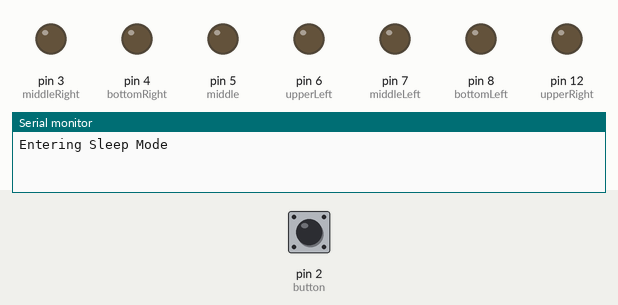
Recording of a sketch running on a simulated Arduino Uno, built with avr-gcc and run on an emulated ATmega328P. Shown: output pins drawn as LEDs (lit = HIGH), the last lines printed to the serial monitor. The inputs (shaded band) are chosen by the test bench; at power-on: pin 2 (button) HIGH. Sleep ends after the set time or at an interrupt; random numbers use the default seed unless the sketch sets one.

Above: at 4.0 s.
4.1 s: pin 2 (button) pulled LOW for 1.35 s
At 6.1 s:
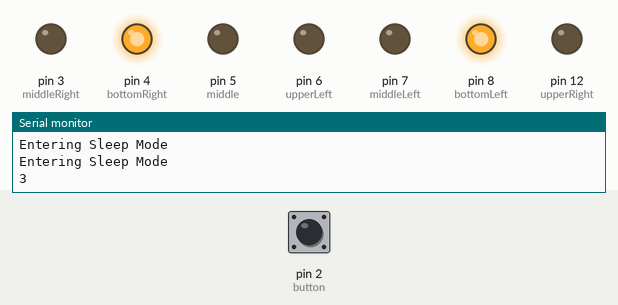
At 6.5 s:
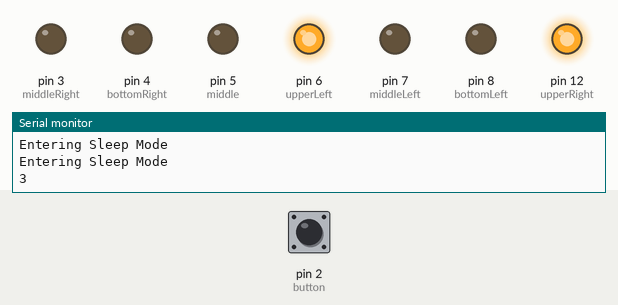
8.7 s: pin 2 (button) pulled LOW for 3.2 s
At 15.4 s:
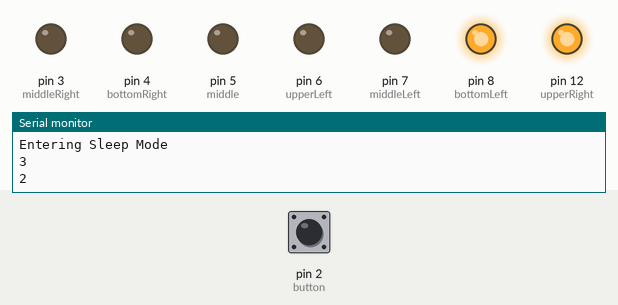
Timing chart, 0 to 18.5 s (numbered marks = the images above; inputs shaded):
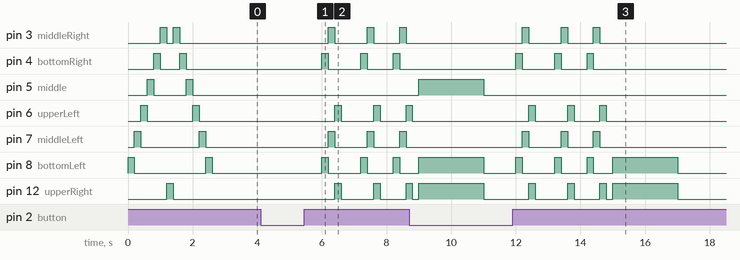

The sketch:

main.ino
```cpp
#include "MyDiceLibrary.h"

// Pin des Tasters
int button = 2;

// LED for dice
int bottomLeft = 8;
int middleLeft = 7;
int upperLeft = 6;
int middle = 5;
int bottomRight = 4;
int middleRight = 3;
int upperRight = 12;

int state = 0;
long randNumber;

volatile bool buttonPressed = false;  // Flag für Tastendruck


bool initialAnimationDone = false;

unsigned long buttonTimer = 0;

void setup() {
  pinMode(bottomLeft, OUTPUT);
  pinMode(middleLeft, OUTPUT);
  pinMode(upperLeft, OUTPUT);
  pinMode(middle, OUTPUT);
  pinMode(bottomRight, OUTPUT);
  pinMode(middleRight, OUTPUT);
  pinMode(upperRight, OUTPUT);

  // Button
  pinMode(button, INPUT_PULLUP);
  attachInterrupt(digitalPinToInterrupt(button),buttonInterrupt, FALLING);  // Interrupt bei fallender Flanke

  Serial.begin(9600);
  randomSeed(analogRead(0));

  MyDiceLibrary::simpleAnimation();

}

void loop() {
  //MyDiceLibrary::setupWatchdog(8);
  if (digitalRead(button) == LOW) {
    //state = 1;
    randNumber = random(1, 7);
    delay(1000);
    Serial.println(randNumber);

    MyDiceLibrary::clear();
    MyDiceLibrary::RollingDiceAnimation();
    MyDiceLibrary::clear();

    if (randNumber == 6) {
      MyDiceLibrary::six();
    } else if (randNumber == 5) {
      MyDiceLibrary::five();
    } else if (randNumber == 4) {
      MyDiceLibrary::four();
    } else if (randNumber == 3) {
      MyDiceLibrary::three();
    } else if (randNumber == 2) {
      MyDiceLibrary::two();
    } else if (randNumber == 1) {
      MyDiceLibrary::one();
    }

    delay(1000);
    delay(1000);
    MyDiceLibrary::clear();
    //state = 0;
    buttonPressed = true;
  } else if (!buttonPressed) {
    delay(1000);
    MyDiceLibrary::enterSleepMode();
    delay(100);
  } else {
    buttonPressed = false;
  }
}

void buttonInterrupt() {
  buttonPressed = true;
}
```

MyDiceLibrary.cpp
```cpp
#include <avr/sleep.h>
#include <avr/power.h>
#include <avr/wdt.h>
#include "Arduino.h"
#include "MyDiceLibrary.h"


int MyDiceLibrary::bottomLeft = 8;
int MyDiceLibrary::middleLeft = 7;
int MyDiceLibrary::upperLeft = 6;
int MyDiceLibrary::middle = 5;
int MyDiceLibrary::bottomRight = 4;
int MyDiceLibrary::middleRight = 3;
int MyDiceLibrary::upperRight = 12;


void MyDiceLibrary::enterSleepMode() {
  Serial.println("Entering Sleep Mode");
  set_sleep_mode(SLEEP_MODE_PWR_DOWN);
  sleep_enable();
  sleep_mode();
  sleep_disable();
}

void MyDiceLibrary::setupWatchdog(int time) {
  cli();  // Deaktiviere Interrupts während der Konfiguration
  wdt_reset();  // Watchdog-Timer zurücksetzen
  MCUSR &= ~(1 << WDRF);  // Watchdog-Reset-Flag löschen
  WDTCSR |= (1 << WDCE) | (1 << WDE);  // Zugriff auf die Watchdog-Einstellungen ermöglichen
  WDTCSR = (1 << WDIE) | getWDTControl(time);  // Interrupt-Modus und konfigurierten Timer
  sei();  // Interrupts aktivieren
}

byte MyDiceLibrary::getWDTControl(int time) {
  byte wdtControl;

  if (time <= 16) {
    wdtControl = (1 << WDIE) | (1 << WDP3) | (1 << WDP0);  // Interrupt-Modus und 16 Sekunden Timer
  } else if (time <= 32) {
    wdtControl = (1 << WDIE) | (1 << WDP3) | (1 << WDP1);  // Interrupt-Modus und 32 Sekunden Timer
  } else if (time <= 64) {
    wdtControl = (1 << WDIE) | (1 << WDP3) | (1 << WDP2);  // Interrupt-Modus und 64 Sekunden Timer
  } else if (time <= 128) {
    wdtControl = (1 << WDIE) | (1 << WDP3) | (1 << WDP2) | (1 << WDP0);  // Interrupt-Modus und 128 Sekunden Timer
  } else {
    // Standard ist 8 Sekunden
    wdtControl = (1 << WDIE) | (1 << WDP3) | (1 << WDP0);  // Interrupt-Modus und 8 Sekunden Timer
  }

  return wdtControl;
}

void MyDiceLibrary::clear() {
  digitalWrite(bottomLeft, LOW);
  digitalWrite(middleLeft, LOW);
  digitalWrite(upperLeft, LOW);
  digitalWrite(middle, LOW);
  digitalWrite(bottomRight, LOW);
  digitalWrite(middleRight, LOW);
  digitalWrite(upperRight, LOW);
}

void MyDiceLibrary::one() {
  digitalWrite(middle, HIGH);
}

void MyDiceLibrary::two() {
  digitalWrite(bottomLeft, HIGH);
  digitalWrite(upperRight, HIGH);
}

void MyDiceLibrary::three() {
  digitalWrite(bottomLeft, HIGH);
  digitalWrite(middle, HIGH);
  digitalWrite(upperRight, HIGH);
}

void MyDiceLibrary::four() {
  digitalWrite(bottomLeft, HIGH);
  digitalWrite(upperLeft, HIGH);
  digitalWrite(bottomRight, HIGH);
  digitalWrite(upperRight, HIGH);
}

void MyDiceLibrary::five() {
  digitalWrite(bottomLeft, HIGH);
  digitalWrite(upperLeft, HIGH);
  digitalWrite(middle, HIGH);
  digitalWrite(bottomRight, HIGH);
  digitalWrite(upperRight, HIGH);
}

void MyDiceLibrary::six() {
  digitalWrite(bottomLeft, HIGH);
  digitalWrite(middleLeft, HIGH);
  digitalWrite(upperLeft, HIGH);
  digitalWrite(bottomRight, HIGH);
  digitalWrite(middleRight, HIGH);
  digitalWrite(upperRight, HIGH);
}

void MyDiceLibrary::simpleAnimation() {
  digitalWrite(bottomLeft, HIGH);
  delay(200);
  digitalWrite(bottomLeft, LOW);

  digitalWrite(middleLeft, HIGH);
  delay(200);
  digitalWrite(middleLeft, LOW);

  digitalWrite(upperLeft, HIGH);
  delay(200);
  digitalWrite(upperLeft, LOW);

  digitalWrite(middle, HIGH);
  delay(200);
  digitalWrite(middle, LOW);

  digitalWrite(bottomRight, HIGH);
  delay(200);
  digitalWrite(bottomRight, LOW);

  digitalWrite(middleRight, HIGH);
  delay(200);
  digitalWrite(middleRight, LOW);

  digitalWrite(upperRight, HIGH);
  delay(200);
  digitalWrite(upperRight, LOW);

  digitalWrite(middleRight, HIGH);
  delay(200);
  digitalWrite(middleRight, LOW);

  digitalWrite(bottomRight, HIGH);
  delay(200);
  digitalWrite(bottomRight, LOW);

  digitalWrite(middle, HIGH);
  delay(200);
  digitalWrite(middle, LOW);

  digitalWrite(upperLeft, HIGH);
  delay(200);
  digitalWrite(upperLeft, LOW);

  digitalWrite(middleLeft, HIGH);
  delay(200);
  digitalWrite(middleLeft, LOW);

  digitalWrite(bottomLeft, HIGH);
  delay(200);
  digitalWrite(bottomLeft, LOW);
  delay(200);
}

void MyDiceLibrary::RollingDiceAnimation() {
  for (int repeat = 0; repeat < 3; ++repeat) {
    digitalWrite(bottomLeft, HIGH);
    digitalWrite(bottomRight, HIGH);
    delay(200);
    clear();

    digitalWrite(middleLeft, HIGH);
    digitalWrite(middleRight, HIGH);
    delay(200);
    clear();

    digitalWrite(upperLeft, HIGH);
    digitalWrite(upperRight, HIGH);
    delay(200);
    clear();

    //Wiederholung soll schneller werden
    delay(200 * (3 - repeat));
  }
}
```

MyDiceLibrary.h
```cpp
#ifndef MyDiceLibrary_h
#define MyDiceLibrary_h

#include "Arduino.h"

class MyDiceLibrary {
public:
  static int bottomLeft;
  static int middleLeft;
  static int upperLeft;
  static int middle;
  static int bottomRight;
  static int middleRight;
  static int upperRight;


  static void enterSleepMode();
  static void setupWatchdog(int time);

  static void clear();
  static void one();
  static void two();
  static void three();
  static void four();
  static void five();
  static void six();
  static void simpleAnimation();
  static void RollingDiceAnimation();

private:
  static byte getWDTControl(int time);
};

#endif
```

Measured:
- after the input at 4.1 s, pin 3 (middleRight): goes HIGH 0.20 s, LOW 1.0 s, HIGH 0.20 s, LOW 0.80 s, HIGH 0.20 s, then LOW, starting after 2.1 s; pin 4 (bottomRight): goes HIGH 0.20 s, LOW 1.0 s, HIGH 0.20 s, LOW 0.80 s, HIGH 0.20 s, then LOW, starting after 1.9 s
- after the input at 8.7 s, pin 3 (middleRight), pin 7 (middleLeft): goes HIGH 0.20 s, LOW 1.0 s, HIGH 0.20 s, LOW 0.80 s, HIGH 0.20 s, then LOW, starting after 3.5 s; pin 4 (bottomRight): goes HIGH 0.20 s, LOW 1.0 s, HIGH 0.20 s, LOW 0.80 s, HIGH 0.20 s, then LOW, starting after 3.3 s
